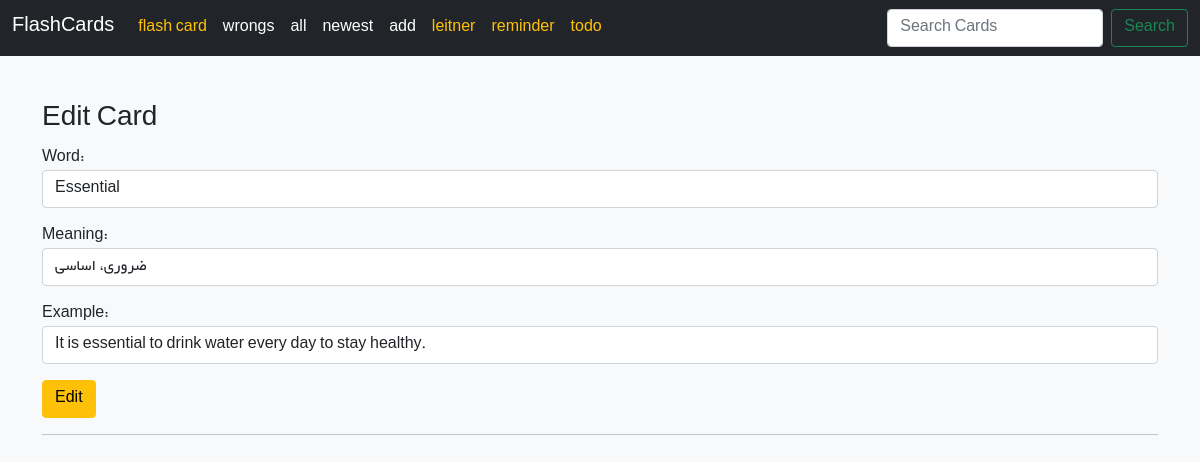
Page /flashcard/cardedit/1/ on the committed database.
### home/models.py (models this page shows, shortened)
class FlashCard(models.Model):
    word = models.CharField(max_length=512)
    meaning = models.CharField(max_length=512)
    example = models.CharField(max_length=1024, null=True, blank=True)
    rate = models.SmallIntegerField(default=0)
    last_reply = models.BooleanField(default=False)
    created_at = models.DateTimeField(auto_now_add=True)
    next_review_date = models.DateField()

### home/views.py (the view, shortened to what this page needs)
# urls.py: path("cardedit/<int:id>/" ,CardEditView.as_view(),name="cardedit"),
class CardEditView(View):
    def get(self, request, id):
        card = get_object_or_404(FlashCard, id=id)
        form = CardCreateForm(instance=card)
        title = "Edit Card"
        return render(
            request, "home/card_edit.html", {"form": form, "card": card, "title": title}
        )

### home/templates/home/card_edit.html (shortened to what this page needs)
{% extends 'base.html' %}
{% block content %}
<h3>{{title}}</h3>
  <form action="" method="post">
    {{ form.as_p }}
    <button class="btn btn-warning " type="submit">Edit</button>
  </form>
  <hr>
{% endblock %}

### rows in the picture
FlashCard: word "Essential", meaning "ضروری، اساسی", example "It is essential to drink water every day to stay healthy."

### other values in the picture
{{ title }} "Edit Card"
